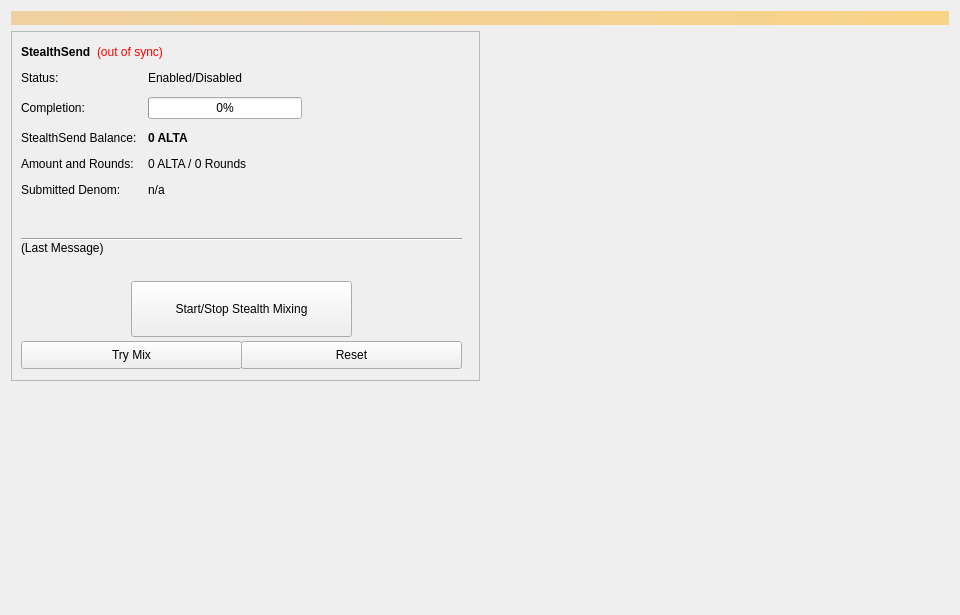
<?xml version="1.0" encoding="UTF-8"?>
<ui version="4.0">
 <class>Coinmix</class>
 <widget class="QWidget" name="Coinmix">
  <property name="geometry">
   <rect>
    <x>0</x>
    <y>0</y>
    <width>960</width>
    <height>615</height>
   </rect>
  </property>
  <property name="minimumSize">
   <size>
    <width>960</width>
    <height>0</height>
   </size>
  </property>
  <property name="windowTitle">
   <string>Form</string>
  </property>
  <layout class="QVBoxLayout" name="topLayout">
   <item>
    <widget class="QLabel" name="labelAlerts">
     <property name="visible">
      <bool>false</bool>
     </property>
     <property name="styleSheet">
      <string notr="true">background-color: qlineargradient(x1: 0, y1: 0, x2: 1, y2: 0, stop:0 #F0D0A0, stop:1 #F8D488); color:#000000;</string>
     </property>
     <property name="wordWrap">
      <bool>true</bool>
     </property>
     <property name="margin">
      <number>3</number>
     </property>
    </widget>
   </item>
   <item>
    <layout class="QHBoxLayout" name="horizontalLayout" stretch="1,1">
     <item>
      <layout class="QVBoxLayout" name="verticalLayout_2">
       <item>
        <widget class="QFrame" name="frameDarksend">
         <property name="minimumSize">
          <size>
           <width>0</width>
           <height>350</height>
          </size>
         </property>
         <property name="layoutDirection">
          <enum>Qt::LeftToRight</enum>
         </property>
         <property name="frameShape">
          <enum>QFrame::StyledPanel</enum>
         </property>
         <property name="frameShadow">
          <enum>QFrame::Raised</enum>
         </property>
         <widget class="QWidget" name="formLayoutWidget">
          <property name="geometry">
           <rect>
            <x>10</x>
            <y>40</y>
            <width>451</width>
            <height>161</height>
           </rect>
          </property>
          <layout class="QFormLayout" name="formLayout">
           <property name="fieldGrowthPolicy">
            <enum>QFormLayout::AllNonFixedFieldsGrow</enum>
           </property>
           <property name="horizontalSpacing">
            <number>11</number>
           </property>
           <property name="verticalSpacing">
            <number>12</number>
           </property>
           <item row="0" column="0">
            <widget class="QLabel" name="label_6">
             <property name="text">
              <string>Status:</string>
             </property>
            </widget>
           </item>
           <item row="1" column="0">
            <widget class="QLabel" name="label_7">
             <property name="text">
              <string>Completion:</string>
             </property>
            </widget>
           </item>
           <item row="1" column="1">
            <widget class="QProgressBar" name="DarksendProgress">
             <property name="maximumSize">
              <size>
               <width>154</width>
               <height>16777215</height>
              </size>
             </property>
             <property name="value">
              <number>0</number>
             </property>
            </widget>
           </item>
           <item row="2" column="0">
            <widget class="QLabel" name="labelAnonymizedText">
             <property name="text">
              <string>StealthSend Balance:</string>
             </property>
            </widget>
           </item>
           <item row="2" column="1">
            <widget class="QLabel" name="labelAnonymized">
             <property name="font">
              <font>
               <weight>75</weight>
               <bold>true</bold>
              </font>
             </property>
             <property name="text">
              <string notr="true">0 ALTA</string>
             </property>
            </widget>
           </item>
           <item row="3" column="0">
            <widget class="QLabel" name="label_8">
             <property name="text">
              <string>Amount and Rounds:</string>
             </property>
            </widget>
           </item>
           <item row="3" column="1">
            <widget class="QLabel" name="labelAmountRounds">
             <property name="text">
              <string>0 ALTA / 0 Rounds</string>
             </property>
            </widget>
           </item>
           <item row="4" column="0">
            <widget class="QLabel" name="label_9">
             <property name="text">
              <string>Submitted Denom:</string>
             </property>
            </widget>
           </item>
           <item row="4" column="1">
            <widget class="QLabel" name="labelSubmittedDenom">
             <property name="toolTip">
              <string>The denominations you submitted to the Masternode.&lt;br&gt;To mix, other users must submit the exact same denominations.</string>
             </property>
             <property name="text">
              <string>n/a</string>
             </property>
            </widget>
           </item>
           <item row="0" column="1">
            <widget class="QLabel" name="DarksendEnabled">
             <property name="text">
              <string>Enabled/Disabled</string>
             </property>
            </widget>
           </item>
          </layout>
         </widget>
         <widget class="QPushButton" name="runAutoDenom">
          <property name="geometry">
           <rect>
            <x>251</x>
            <y>17</y>
            <width>1</width>
            <height>1</height>
           </rect>
          </property>
          <property name="palette">
           <palette>
            <active>
             <colorrole role="WindowText">
              <brush brushstyle="SolidPattern">
               <color alpha="255">
                <red>0</red>
                <green>0</green>
                <blue>0</blue>
               </color>
              </brush>
             </colorrole>
             <colorrole role="Button">
              <brush brushstyle="SolidPattern">
               <color alpha="255">
                <red>239</red>
                <green>238</green>
                <blue>238</blue>
               </color>
              </brush>
             </colorrole>
             <colorrole role="Light">
              <brush brushstyle="SolidPattern">
               <color alpha="255">
                <red>255</red>
                <green>255</green>
                <blue>255</blue>
               </color>
              </brush>
             </colorrole>
             <colorrole role="Midlight">
              <brush brushstyle="SolidPattern">
               <color alpha="255">
                <red>247</red>
                <green>246</green>
                <blue>246</blue>
               </color>
              </brush>
             </colorrole>
             <colorrole role="Dark">
              <brush brushstyle="SolidPattern">
               <color alpha="255">
                <red>119</red>
                <green>119</green>
                <blue>119</blue>
               </color>
              </brush>
             </colorrole>
             <colorrole role="Mid">
              <brush brushstyle="SolidPattern">
               <color alpha="255">
                <red>159</red>
                <green>159</green>
                <blue>159</blue>
               </color>
              </brush>
             </colorrole>
             <colorrole role="Text">
              <brush brushstyle="SolidPattern">
               <color alpha="255">
                <red>0</red>
                <green>0</green>
                <blue>0</blue>
               </color>
              </brush>
             </colorrole>
             <colorrole role="BrightText">
              <brush brushstyle="SolidPattern">
               <color alpha="255">
                <red>255</red>
                <green>255</green>
                <blue>255</blue>
               </color>
              </brush>
             </colorrole>
             <colorrole role="ButtonText">
              <brush brushstyle="SolidPattern">
               <color alpha="255">
                <red>0</red>
                <green>0</green>
                <blue>0</blue>
               </color>
              </brush>
             </colorrole>
             <colorrole role="Base">
              <brush brushstyle="SolidPattern">
               <color alpha="255">
                <red>255</red>
                <green>255</green>
                <blue>255</blue>
               </color>
              </brush>
             </colorrole>
             <colorrole role="Window">
              <brush brushstyle="SolidPattern">
               <color alpha="255">
                <red>239</red>
                <green>238</green>
                <blue>238</blue>
               </color>
              </brush>
             </colorrole>
             <colorrole role="Shadow">
              <brush brushstyle="SolidPattern">
               <color alpha="255">
                <red>0</red>
                <green>0</green>
                <blue>0</blue>
               </color>
              </brush>
             </colorrole>
             <colorrole role="AlternateBase">
              <brush brushstyle="SolidPattern">
               <color alpha="255">
                <red>247</red>
                <green>246</green>
                <blue>246</blue>
               </color>
              </brush>
             </colorrole>
             <colorrole role="ToolTipBase">
              <brush brushstyle="SolidPattern">
               <color alpha="255">
                <red>255</red>
                <green>255</green>
                <blue>220</blue>
               </color>
              </brush>
             </colorrole>
             <colorrole role="ToolTipText">
              <brush brushstyle="SolidPattern">
               <color alpha="255">
                <red>0</red>
                <green>0</green>
                <blue>0</blue>
               </color>
              </brush>
             </colorrole>
            </active>
            <inactive>
             <colorrole role="WindowText">
              <brush brushstyle="SolidPattern">
               <color alpha="255">
                <red>0</red>
                <green>0</green>
                <blue>0</blue>
               </color>
              </brush>
             </colorrole>
             <colorrole role="Button">
              <brush brushstyle="SolidPattern">
               <color alpha="255">
                <red>239</red>
                <green>238</green>
                <blue>238</blue>
               </color>
              </brush>
             </colorrole>
             <colorrole role="Light">
              <brush brushstyle="SolidPattern">
               <color alpha="255">
                <red>255</red>
                <green>255</green>
                <blue>255</blue>
               </color>
              </brush>
             </colorrole>
             <colorrole role="Midlight">
              <brush brushstyle="SolidPattern">
               <color alpha="255">
                <red>247</red>
                <green>246</green>
                <blue>246</blue>
               </color>
              </brush>
             </colorrole>
             <colorrole role="Dark">
              <brush brushstyle="SolidPattern">
               <color alpha="255">
                <red>119</red>
                <green>119</green>
                <blue>119</blue>
               </color>
              </brush>
             </colorrole>
             <colorrole role="Mid">
              <brush brushstyle="SolidPattern">
               <color alpha="255">
                <red>159</red>
                <green>159</green>
                <blue>159</blue>
               </color>
              </brush>
             </colorrole>
             <colorrole role="Text">
              <brush brushstyle="SolidPattern">
               <color alpha="255">
                <red>0</red>
                <green>0</green>
                <blue>0</blue>
               </color>
              </brush>
             </colorrole>
             <colorrole role="BrightText">
              <brush brushstyle="SolidPattern">
               <color alpha="255">
                <red>255</red>
                <green>255</green>
                <blue>255</blue>
               </color>
              </brush>
             </colorrole>
             <colorrole role="ButtonText">
              <brush brushstyle="SolidPattern">
               <color alpha="255">
                <red>0</red>
                <green>0</green>
                <blue>0</blue>
               </color>
              </brush>
             </colorrole>
             <colorrole role="Base">
              <brush brushstyle="SolidPattern">
               <color alpha="255">
                <red>255</red>
                <green>255</green>
                <blue>255</blue>
               </color>
              </brush>
             </colorrole>
             <colorrole role="Window">
              <brush brushstyle="SolidPattern">
               <color alpha="255">
                <red>239</red>
                <green>238</green>
                <blue>238</blue>
               </color>
              </brush>
             </colorrole>
             <colorrole role="Shadow">
              <brush brushstyle="SolidPattern">
               <color alpha="255">
                <red>0</red>
                <green>0</green>
                <blue>0</blue>
               </color>
              </brush>
             </colorrole>
             <colorrole role="AlternateBase">
              <brush brushstyle="SolidPattern">
               <color alpha="255">
                <red>247</red>
                <green>246</green>
                <blue>246</blue>
               </color>
              </brush>
             </colorrole>
             <colorrole role="ToolTipBase">
              <brush brushstyle="SolidPattern">
               <color alpha="255">
                <red>255</red>
                <green>255</green>
                <blue>220</blue>
               </color>
              </brush>
             </colorrole>
             <colorrole role="ToolTipText">
              <brush brushstyle="SolidPattern">
               <color alpha="255">
                <red>0</red>
                <green>0</green>
                <blue>0</blue>
               </color>
              </brush>
             </colorrole>
            </inactive>
            <disabled>
             <colorrole role="WindowText">
              <brush brushstyle="SolidPattern">
               <color alpha="255">
                <red>119</red>
                <green>119</green>
                <blue>119</blue>
               </color>
              </brush>
             </colorrole>
             <colorrole role="Button">
              <brush brushstyle="SolidPattern">
               <color alpha="255">
                <red>239</red>
                <green>238</green>
                <blue>238</blue>
               </color>
              </brush>
             </colorrole>
             <colorrole role="Light">
              <brush brushstyle="SolidPattern">
               <color alpha="255">
                <red>255</red>
                <green>255</green>
                <blue>255</blue>
               </color>
              </brush>
             </colorrole>
             <colorrole role="Midlight">
              <brush brushstyle="SolidPattern">
               <color alpha="255">
                <red>247</red>
                <green>246</green>
                <blue>246</blue>
               </color>
              </brush>
             </colorrole>
             <colorrole role="Dark">
              <brush brushstyle="SolidPattern">
               <color alpha="255">
                <red>119</red>
                <green>119</green>
                <blue>119</blue>
               </color>
              </brush>
             </colorrole>
             <colorrole role="Mid">
              <brush brushstyle="SolidPattern">
               <color alpha="255">
                <red>159</red>
                <green>159</green>
                <blue>159</blue>
               </color>
              </brush>
             </colorrole>
             <colorrole role="Text">
              <brush brushstyle="SolidPattern">
               <color alpha="255">
                <red>119</red>
                <green>119</green>
                <blue>119</blue>
               </color>
              </brush>
             </colorrole>
             <colorrole role="BrightText">
              <brush brushstyle="SolidPattern">
               <color alpha="255">
                <red>255</red>
                <green>255</green>
                <blue>255</blue>
               </color>
              </brush>
             </colorrole>
             <colorrole role="ButtonText">
              <brush brushstyle="SolidPattern">
               <color alpha="255">
                <red>119</red>
                <green>119</green>
                <blue>119</blue>
               </color>
              </brush>
             </colorrole>
             <colorrole role="Base">
              <brush brushstyle="SolidPattern">
               <color alpha="255">
                <red>239</red>
                <green>238</green>
                <blue>238</blue>
               </color>
              </brush>
             </colorrole>
             <colorrole role="Window">
              <brush brushstyle="SolidPattern">
               <color alpha="255">
                <red>239</red>
                <green>238</green>
                <blue>238</blue>
               </color>
              </brush>
             </colorrole>
             <colorrole role="Shadow">
              <brush brushstyle="SolidPattern">
               <color alpha="255">
                <red>0</red>
                <green>0</green>
                <blue>0</blue>
               </color>
              </brush>
             </colorrole>
             <colorrole role="AlternateBase">
              <brush brushstyle="SolidPattern">
               <color alpha="255">
                <red>239</red>
                <green>238</green>
                <blue>238</blue>
               </color>
              </brush>
             </colorrole>
             <colorrole role="ToolTipBase">
              <brush brushstyle="SolidPattern">
               <color alpha="255">
                <red>255</red>
                <green>255</green>
                <blue>220</blue>
               </color>
              </brush>
             </colorrole>
             <colorrole role="ToolTipText">
              <brush brushstyle="SolidPattern">
               <color alpha="255">
                <red>0</red>
                <green>0</green>
                <blue>0</blue>
               </color>
              </brush>
             </colorrole>
            </disabled>
           </palette>
          </property>
          <property name="focusPolicy">
           <enum>Qt::NoFocus</enum>
          </property>
          <property name="autoFillBackground">
           <bool>true</bool>
          </property>
          <property name="text">
           <string/>
          </property>
          <property name="flat">
           <bool>true</bool>
          </property>
         </widget>
         <widget class="QPushButton" name="toggleDarksend">
          <property name="geometry">
           <rect>
            <x>120</x>
            <y>250</y>
            <width>221</width>
            <height>56</height>
           </rect>
          </property>
          <property name="sizePolicy">
           <sizepolicy hsizetype="MinimumExpanding" vsizetype="Fixed">
            <horstretch>0</horstretch>
            <verstretch>0</verstretch>
           </sizepolicy>
          </property>
          <property name="text">
           <string>Start/Stop Stealth Mixing</string>
          </property>
         </widget>
         <widget class="Line" name="lineLastMessage">
          <property name="geometry">
           <rect>
            <x>10</x>
            <y>200</y>
            <width>441</width>
            <height>16</height>
           </rect>
          </property>
          <property name="orientation">
           <enum>Qt::Horizontal</enum>
          </property>
         </widget>
         <widget class="QLabel" name="DarksendStatus">
          <property name="geometry">
           <rect>
            <x>10</x>
            <y>210</y>
            <width>451</width>
            <height>43</height>
           </rect>
          </property>
          <property name="minimumSize">
           <size>
            <width>288</width>
            <height>43</height>
           </size>
          </property>
          <property name="text">
           <string>(Last Message)</string>
          </property>
          <property name="alignment">
           <set>Qt::AlignLeading|Qt::AlignLeft|Qt::AlignTop</set>
          </property>
          <property name="wordWrap">
           <bool>true</bool>
          </property>
         </widget>
         <widget class="QPushButton" name="DarksendAuto">
          <property name="geometry">
           <rect>
            <x>10</x>
            <y>310</y>
            <width>221</width>
            <height>28</height>
           </rect>
          </property>
          <property name="sizePolicy">
           <sizepolicy hsizetype="MinimumExpanding" vsizetype="Fixed">
            <horstretch>0</horstretch>
            <verstretch>0</verstretch>
           </sizepolicy>
          </property>
          <property name="toolTip">
           <string>Try to manually submit a StealthSend request.</string>
          </property>
          <property name="text">
           <string>Try Mix</string>
          </property>
         </widget>
         <widget class="QPushButton" name="DarksendReset">
          <property name="geometry">
           <rect>
            <x>230</x>
            <y>310</y>
            <width>221</width>
            <height>28</height>
           </rect>
          </property>
          <property name="sizePolicy">
           <sizepolicy hsizetype="MinimumExpanding" vsizetype="Fixed">
            <horstretch>0</horstretch>
            <verstretch>0</verstretch>
           </sizepolicy>
          </property>
          <property name="toolTip">
           <string>Reset the current status of StealthSend (can interrupt StealthSend if it's in the process of Mixing, which can cost you money!)</string>
          </property>
          <property name="autoFillBackground">
           <bool>false</bool>
          </property>
          <property name="text">
           <string>Reset</string>
          </property>
         </widget>
         <widget class="QWidget" name="layoutWidget">
          <property name="geometry">
           <rect>
            <x>10</x>
            <y>10</y>
            <width>431</width>
            <height>22</height>
           </rect>
          </property>
          <layout class="QHBoxLayout" name="horizontalLayout_5">
           <item>
            <widget class="QLabel" name="label_2">
             <property name="font">
              <font>
               <weight>75</weight>
               <bold>true</bold>
              </font>
             </property>
             <property name="text">
              <string>StealthSend</string>
             </property>
            </widget>
           </item>
           <item>
            <widget class="QLabel" name="labelDarksendSyncStatus">
             <property name="toolTip">
              <string>The displayed information may be out of date. Your wallet automatically synchronizes with the ALTA network after a connection is established, but this process has not completed yet.</string>
             </property>
             <property name="styleSheet">
              <string notr="true">QLabel { color: red; }</string>
             </property>
             <property name="text">
              <string notr="true">(out of sync)</string>
             </property>
             <property name="alignment">
              <set>Qt::AlignLeading|Qt::AlignLeft|Qt::AlignVCenter</set>
             </property>
            </widget>
           </item>
           <item>
            <spacer name="horizontalSpacer_4">
             <property name="orientation">
              <enum>Qt::Horizontal</enum>
             </property>
             <property name="sizeHint" stdset="0">
              <size>
               <width>40</width>
               <height>20</height>
              </size>
             </property>
            </spacer>
           </item>
          </layout>
         </widget>
        </widget>
       </item>
       <item>
        <spacer name="verticalSpacer">
         <property name="orientation">
          <enum>Qt::Vertical</enum>
         </property>
         <property name="sizeHint" stdset="0">
          <size>
           <width>20</width>
           <height>40</height>
          </size>
         </property>
        </spacer>
       </item>
      </layout>
     </item>
     <item>
      <layout class="QVBoxLayout" name="verticalLayout_3">
       <item>
        <spacer name="verticalSpacer_2">
         <property name="orientation">
          <enum>Qt::Vertical</enum>
         </property>
         <property name="sizeType">
          <enum>QSizePolicy::Expanding</enum>
         </property>
         <property name="sizeHint" stdset="0">
          <size>
           <width>20</width>
           <height>40</height>
          </size>
         </property>
        </spacer>
       </item>
      </layout>
     </item>
    </layout>
   </item>
  </layout>
 </widget>
 <resources/>
 <connections/>
</ui>
